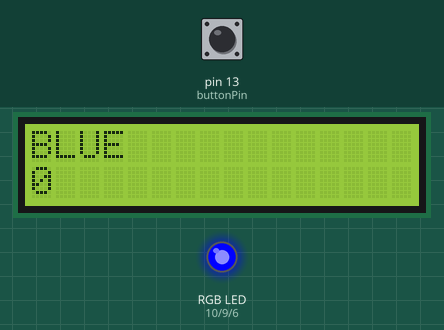
Bench run of a sketch on a simulated Arduino Uno, built with avr-gcc and run on an emulated ATmega328P. On the bench: 16×2 character LCD, an RGB LED mixed from three pins (HIGH = lit). The inputs (shaded band) are chosen by the test bench; at power-on: pin 13 (buttonPin) HIGH. Random numbers use the default seed unless the sketch sets one.

Above: at 1.2 s.
1.3 s: pin 13 (buttonPin) pulled LOW for 2.9 s
At 2.6 s:
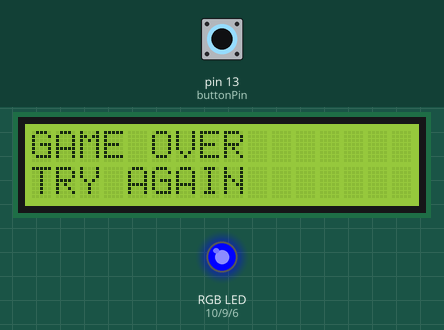
At 7.8 s:
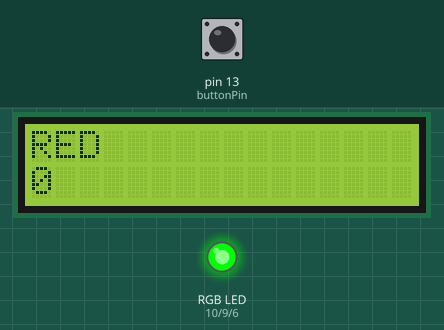
Timing chart, 0 to 52.6 s (numbered marks = the images above; inputs shaded):
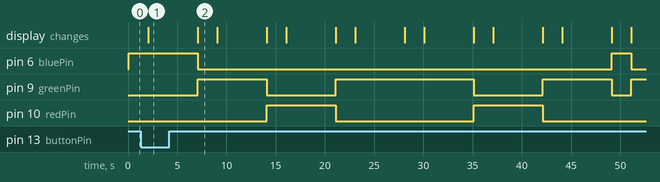

The sketch:

RGBDisplayGame.ino
```cpp
#include <LiquidCrystal.h>


int redPin = 10;
int greenPin = 9;
int bluePin = 6;
const int  buttonPin = 13;


LiquidCrystal lcd(2, 4, 3, 5, 11, 12);

void setup() {
  randomSeed(analogRead(0));
  pinMode(redPin, OUTPUT);
  pinMode(greenPin, OUTPUT);
  pinMode(bluePin, OUTPUT);
  lcd.begin(16, 2);
  pinMode(buttonPin, INPUT);


}

void loop() {
  int score=0;
  while(true)
  {
  int buttonState = digitalRead(buttonPin);
  int randNumberC=random(3);
  int randNumberD=random(3);
  int oldScore=score;
  lcd.setCursor(0, 1);
  lcd.print(score);
  lcd.setCursor(0,0);


  if (randNumberC==0)
  {
    setColor(255, 0, 0);  //light is red
  }
  else if (randNumberC==1)
  {
    setColor(0, 255, 0);  //light is green
  }
  else
  {
    setColor(0, 0, 255);  // light is blue
  }

  randNumberD=random(3);
  if (randNumberD==0)
  {
   lcd.print("RED");  //display says red

  }
  else if (randNumberD==1)
  {
   lcd.print("GREEN"); //display says green
  }
  else
  {
   lcd.print("BLUE"); //display says blue
  }

  delay(2000);
  buttonState = digitalRead(buttonPin);

  if(randNumberC==randNumberD && buttonState != HIGH || randNumberC!=randNumberD && buttonState == HIGH)
  {
    lcd.clear();
    lcd.print("GAME OVER");
    lcd.setCursor(0, 1);
    lcd.print("TRY AGAIN");
    delay(5000);
    score=0;
  }
  if(randNumberC==randNumberD && buttonState == HIGH){
    score=oldScore+1;
  }
  lcd.clear();
  }
}

void setColor(int red, int green, int blue)
{
  analogWrite(redPin, red);
  analogWrite(greenPin, green);
  analogWrite(bluePin, blue);
}
```

Measured:
- by itself, pin 10 (redPin): alternates HIGH for 7.0 s and LOW for 14.0 s
